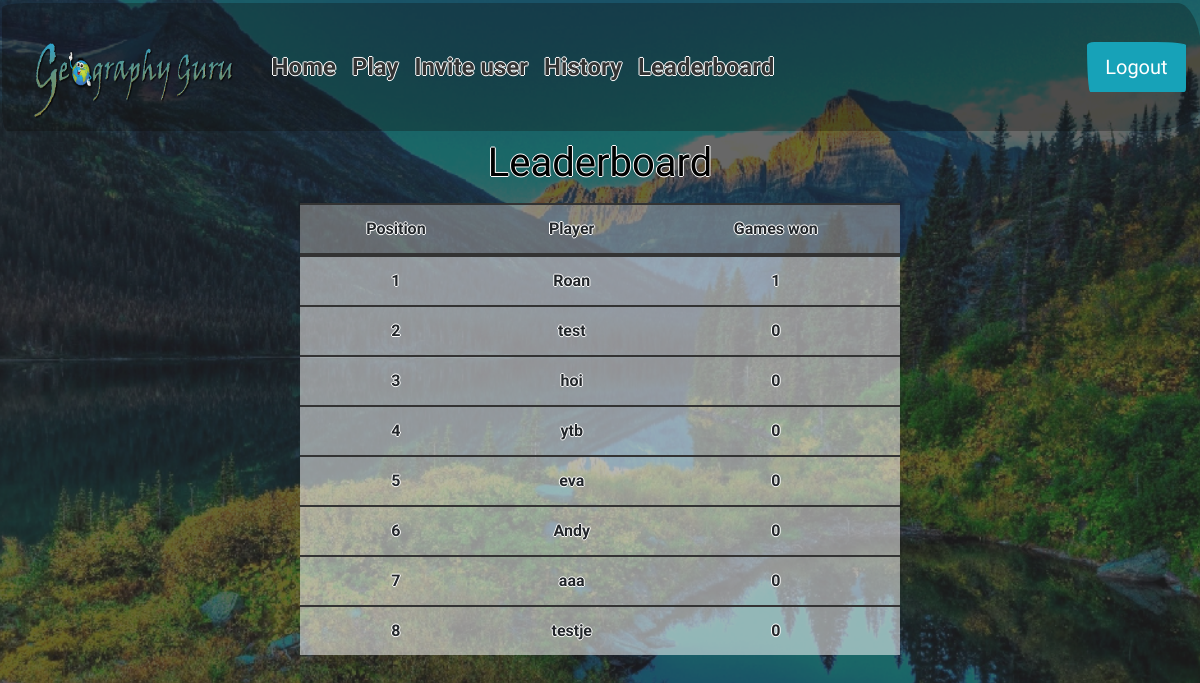
/leaderboard (signed in), run on the app's committed database.
### tables this page shows
CREATE TABLE 'users' ('id' INTEGER PRIMARY KEY AUTOINCREMENT NOT NULL, 'username' TEXT NOT NULL, 'hash' TEXT NOT NULL, 'games_won' INTEGER NOT NULL DEFAULT 0);

### application.py (the view)
@app.route("/leaderboard", methods=["GET"])
@login_required
def leaderboard():
    session["score"] = 0
    session["finished"] = 0
    hoogste = highest()
    return render_template("leaderboard.html", hoogste=hoogste)

### helpers.py (called while the page is built)
def login_required(f):
    @wraps(f)
    def decorated_function(*args, **kwargs):
        if session.get("user_id") is None:
            return redirect("/login")
        return f(*args, **kwargs)
    return decorated_function

def highest():
    return db.execute("SELECT username, games_won FROM users ORDER BY games_won DESC LIMIT 8")

### templates/leaderboard.html (shortened to what this page needs)
{% extends "layout.html" %}
{% block main %}
<b><label for="exampleTextarea"><h1>Leaderboard</h1></label></b>
    <table class="table">
      <thead>
        <tr>
          <th scope="col">Position</th>
          <th scope="col">Player</th>
          <th scope="col">Games won</th>
        </tr>
      </thead>
      {% if hoogste %}
        {% for number in hoogste %}
            <tr>
                <td>{{loop.index}}</td>
                <td>{{ number.username }}</td>
                <td>{{ number.games_won }}</td>
            </tr>
        {% endfor %}
      {% else %}
          <td colspan="4">Leaderboard unavailable</td>
      {% endif %}
{% endblock %}

### templates/layout.html (shortened to what this page needs)
<!DOCTYPE html>
<html lang="en">
    <head>
        <link href="https://stackpath.bootstrapcdn.com/bootswatch/4.2.1/sketchy/bootstrap.min.css" rel="stylesheet">
        <link href="{{ url_for('static', filename='styles.css') }}" rel="stylesheet"/>
    </head>
    <body class="">
        <div class="">
            {% if session.user_id %}
            <nav class="navbar navbar-expand-lg navbar-light" style="background-color: RGB(16,12,8, 0.3);">
            <a class="navbar-brand" href="{{ url_for('index') }}"><img src={{ url_for('static', filename = 'logo.png') }} width="200" height="70"></span></a>
            <div class="collapse navbar-collapse" id="navbarColor02">
              <ul class="navbar-nav mr-auto">
                <li class="nav-item active" action="{{ url_for('index') }}">
                  <a class="nav-link" href="{{ url_for('index') }}">Home<span class="sr-only">(current)</span></a>
                </li>
                <li class="nav-item">
                  <a class="nav-link" href="{{ url_for('instaplay') }}">Play</a>
                </li>
                <li class="nav-item">
                  <a class="nav-link" href="{{ url_for('find_game') }}">Invite user</a>
                </li>
                <li class="nav-item">
                  <a class="nav-link" href="{{ url_for('history') }}">History</a>
                </li>
                <li class="nav-item">
                  <a class="nav-link" href="{{ url_for('leaderboard') }}">Leaderboard</a>
                </li>
              </ul>
              <form class="form-inline my-2 my-lg-0" action="{{ url_for('logout') }}">
                <button type="submit" class="btn btn-info btn-lg">Logout</button>
              </form>
            </div>
            </nav>
            {% endif %}
                    </div>
            <main>
                {% block main %}{% endblock %}
            </main>
    </body>
</html>

### static/styles.css (style rules this page uses)
body { background-image: url("background3.png"); background-repeat: no-repeat; background-attachment: fixed; background-position: center; text-align: center; color: black; font-weight: 600; text-shadow: -1px 0 white, 0 1px white, 1px 0 white, 0 -1px white; height: 100%; background-size: cover; }
html, body { margin: 0; height: 100vh; overflow: hidden }
.navbar { min-height: 8rem; width: 100%; border: 0px solid #fff; text-align: center; margin-bottom: 0.5rem; margin-top: 0.2rem; margin-left:0.1rem; margin-right:0.1rem; }
.navbar-brand { padding: 0 15px; height: 80px; line-height: 100px; }
.navbar-brand img { height: 100%; }
@media (min-width: 768px) { .navbar-nav > li > a { padding-top: 26.5px; padding-bottom: 26.5px; line-height: 27px; font-size: 1.5rem; } }
.table { border-radius: 5px; width: 50%; margin: 0px auto; float: none; }
table { text-align: center; }
table th { background-color: #aaaaaa87; }
table td { background-color: #ffffff87; }
* { box-sizing: border-box; }
main td { text-align: center; }

### data on the page
users: username "Roan", games_won "1"
users: username "test", games_won "0"
users: username "hoi", games_won "0"
users: username "ytb", games_won "0"
users: username "eva", games_won "0"
users: username "Andy", games_won "0"
users: username "aaa", games_won "0"
users: username "testje", games_won "0"
